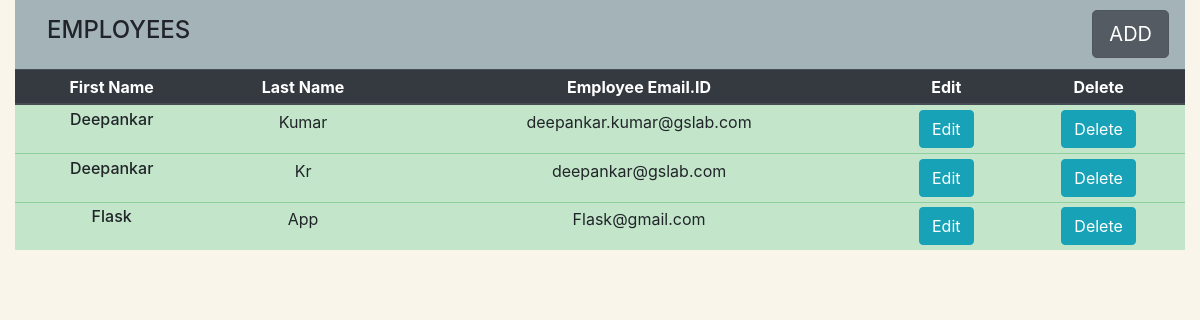
The page /employee on the database as committed earlier.
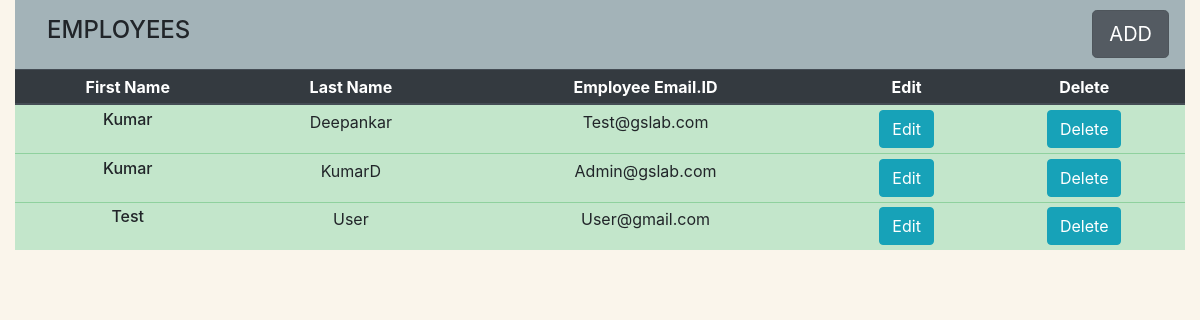
The same page on the database as committed later.
### app.py (models this page shows, shortened)
class Employees(db.Model):
    id = db.Column(db.Integer, primary_key=True, autoincrement=True)
    first_name = db.Column(db.String(200), nullable=False)
    last_name = db.Column(db.String(200), nullable=False)
    email = db.Column(db.String(200), nullable=False, unique=True)
    datecreated = db.Column(db.DateTime())

### app.py (the view)
@app.route('/employee', methods=['GET'])
@auth.login_required
def home_page():
    if request.method == 'GET':
        import json
        emps = Employees.query.all()
        return render_template("home.html", emps=emps)

### templates/home.html (shortened to what this page needs)
<!DOCTYPE html>
<html lang="en">
<head>
    <link rel="stylesheet" href="https://maxcdn.bootstrapcdn.com/bootstrap/4.3.1/css/bootstrap.min.css">
</head>
<div class="container-fluid bg-3 text-center">
    <nav class="navbar navbar-light" style="background-color: #a3b3b8;">
        <a class="navbar navbar-light"><h4>EMPLOYEES</h4></a>
        <a href="employee/add_employee" class="btn btn-secondary btn-lg active" role="button" aria-pressed="true">ADD</a>
    </nav>
    <table class="table table-sm">
        <thead class="thead-dark">
        <tr>
            <th scope="col">First Name</th>
            <th scope="col">Last Name</th>
            <th scope="col">Employee Email.ID</th>
            <th scope="col">Edit</th>
            <th scope="col">Delete</th>
        </tr>
        </thead>
        <tbody id="maintable">
        {% for i in emps %}
        <tr class="table-success">
            <td><h6>{{i.first_name}}</h6></td>
            <td>{{i.last_name}}</td>
            <td>{{i.email}}</td>
            <td>
                <a href="/employee/edit_employee/{{i.id}}" class="btn btn-info" role="button">Edit</a>
            </td>
            <td>
                <a href="/employee/delete_employee/{{i.id}}" class="btn btn-info" role="button">Delete</a>
            </td>
        </tr>
        {% endfor %}
        </tbody>
    </table>
</div>
<br><br>
</html>

Rows that differ between the two databases and show on the page:
removed Employees: first_name "Deepankar", last_name "Kumar", email "deepankar.kumar@gslab.com"
removed Employees: first_name "Deepankar", last_name "Kr", email "deepankar@gslab.com"
removed Employees: first_name "Flask", last_name "App", email "Flask@gmail.com"
added Employees: first_name "Kumar", last_name "Deepankar", email "Test@gslab.com"
added Employees: first_name "Kumar", last_name "KumarD", email "Admin@gslab.com"
added Employees: first_name "Test", last_name "User", email "User@gmail.com"
